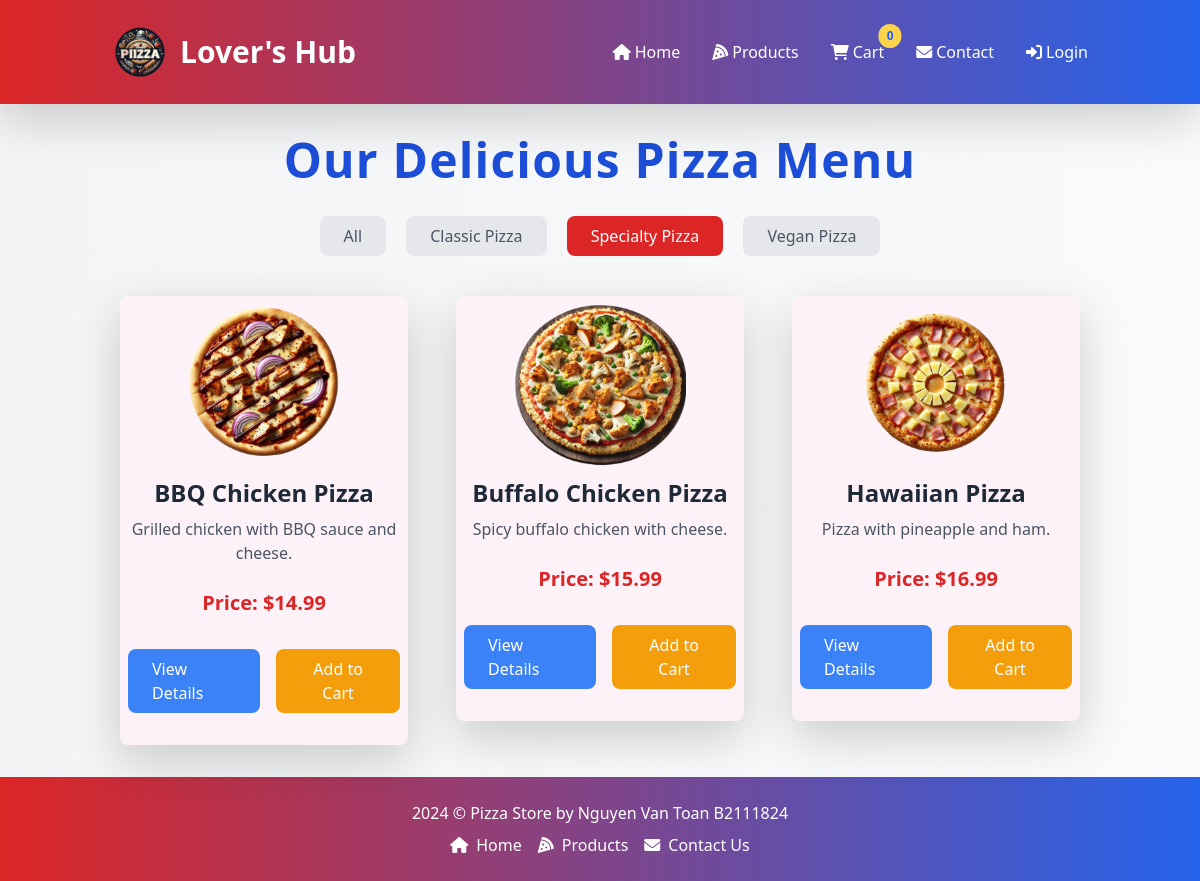
/index.php?page=products&category_id=2, run on the app's committed database.
### tables this page shows
CREATE TABLE `categories` (
  `id` int(11) NOT NULL,
  `name` varchar(100) NOT NULL,
  `created_at` timestamp NOT NULL DEFAULT current_timestamp()
);

CREATE TABLE `products` (
  `id` int(11) NOT NULL,
  `name` varchar(100) NOT NULL,
  `description` text DEFAULT NULL,
  `price` decimal(10,2) NOT NULL,
  `image` varchar(255) DEFAULT NULL,
  `category_id` int(11) DEFAULT NULL,
  `created_at` timestamp NOT NULL DEFAULT current_timestamp(),
  `discount` decimal(10,2) DEFAULT NULL,
  `discount_end_time` timestamp NULL DEFAULT NULL
);

### controllers/productController.php (called while the page is built, shortened)
<?php
require_once '../models/Product.php';
class ProductController
{
  private $productModel;
  public function __construct($conn)
  {
    $this->productModel = new Product($conn);
  }
  public function listProducts($category_id = null)
  {
    if ($category_id) {
      return $this->productModel->getProductsByCategory($category_id);
    } else {
      return $this->productModel->getAllProducts();
    }
  }
  public function getCategories()
  {
    return $this->productModel->getCategories();
  }
}

### models/Product.php (called while the page is built, shortened)
<?php
class Product
{
    private $conn;
    private $table = 'products';
    public function __construct($db)
    {
        $this->conn = $db;
    }
    public function getCategories()
    {
        $query = "SELECT * FROM categories";
        $stmt = $this->conn->prepare($query);
        $stmt->execute();
        return $stmt->fetchAll(PDO::FETCH_ASSOC);
    }
    public function getProductsByCategory($category_id)
    {
        $query = "SELECT * FROM " . $this->table . " WHERE category_id = :category_id";
        $stmt = $this->conn->prepare($query);
        $stmt->bindParam(':category_id', $category_id, PDO::PARAM_INT);
        $stmt->execute();
        return $stmt->fetchAll(PDO::FETCH_ASSOC);
    }
}

### pages/products.php (the view, shortened to what this page needs)
<?php
$productController = new ProductController($conn);
$categories = $productController->getCategories();
$category_id = isset($_GET['category_id']) && is_numeric($_GET['category_id']) ? intval($_GET['category_id']) : null;
$products = $productController->listProducts($category_id);
?>
<h1 class="text-center mt-8 text-5xl font-extrabold text-blue-700 tracking-wide">Our Delicious Pizza Menu</h1><br />
<div class="text-center mb-6">
    <a href="/index.php?page=products" class="inline-block px-4 py-2 rounded-lg <?= !$category_id ? 'bg-red-600 text-white' : 'bg-gray-200 text-gray-600' ?> m-2 hover:bg-red-700 transition duration-300">All</a>
    <?php foreach ($categories as $category): ?>
        <a href="/index.php?page=products&category_id=<?= $category['id'] ?>"
            class="inline-block px-4 py-2 rounded-lg <?= ($category_id == $category['id']) ? 'bg-red-600 text-white' : 'bg-gray-200 text-gray-600' ?> m-2 hover:bg-red-700 transition duration-300">
            <?= htmlspecialchars($category['name']) ?>
        </a>
    <?php endforeach; ?>
</div>
<div class="container mx-auto px-4 mb-4">
    <div class="grid grid-cols-1 sm:grid-cols-2 lg:grid-cols-3 gap-8">
        <?php if (!empty($products)): ?>
            <?php foreach ($products as $product): ?>
                <div class="p-2">
                    <div class="bg-pink-50 rounded-lg shadow-lg transition-transform transform hover:scale-105">
                        <div class="flex justify-center">
                            <img src="/images/<?= htmlspecialchars($product['image']) ?>"
                                class="w-3/5 h-auto mx-auto object-cover rounded-lg transition duration-500 ease-in-out transform hover:rotate-12 hover:scale-110"
                                alt="<?= htmlspecialchars($product['name'] . ' image') ?>">
                        </div>
                        <div class="p-2">
                            <h5 class="card-title text-2xl font-bold text-gray-800 text-center mb-2"><?= htmlspecialchars($product['name']) ?></h5>
                            <p class="card-text text-l text-gray-600 text-center"><?= htmlspecialchars($product['description']) ?></p>
                            <div class="text-center">
                                <?php
                                $currentDateTime = new DateTime();
                                $discountEndTime = new DateTime($product['discount_end_time']);
                                if ($product['discount'] > 0 && $discountEndTime >= $currentDateTime): ?>
                                    <p class="text-l font-semibold text-gray-500 line-through mt-2">
                                        Original Price: $<?= htmlspecialchars($product['price']); ?>
                                    </p>
                                    <p class="text-xl font-semibold text-red-600">
                                        Discounted Price: $<?= htmlspecialchars($product['discount']); ?>
                                    </p>
                                <?php else: ?>
                                    <h3 class="text-xl font-semibold text-red-600 mt-6 mb-8">
                                        Price: $<?= htmlspecialchars($product['price']); ?>
                                    </h3>
                                <?php endif; ?>
                            </div>
                            <div class="mt-4 mb-4 flex justify-center space-x-4">
                                <a href="/index.php?page=product-detail&id=<?= htmlspecialchars($product['id']); ?>"
                                    class="px-4 py-2 bg-blue-500 text-white rounded-lg hover:bg-blue-700 transition duration-300">View Details</a>
                                <form method="POST" action="/index.php?page=cart&action=add" class="add-to-cart-form" style="display:inline;">
                                    <button type="button" class="add-to-cart-button px-4 py-2 bg-yellow-500 text-white rounded-lg hover:bg-yellow-600 transition duration-300">Add to Cart</button>
                                </form>
                            </div>
                        </div>
                    </div>
                </div>
            <?php endforeach; ?>
        <?php else: ?>
            <p class="text-center text-xl text-gray-700 mt-4">No products found.</p>
        <?php endif; ?>
    </div>
</div>

### includes/header.php (style rules this page uses)
body { background: linear-gradient(to bottom right, rgba(255, 248, 235, 0.9), rgba(255, 210, 160, 0.6)); background-size: cover; font-family: 'Poppins', sans-serif; }

### data on the page
categories: name "Classic Pizza"
categories: name "Specialty Pizza"
categories: name "Vegan Pizza"
products: image (picture), name "BBQ Chicken Pizza", description "Grilled chicken with BBQ sauce and cheese.", price "14.99"
products: image (picture), name "Buffalo Chicken Pizza", description "Spicy buffalo chicken with cheese.", price "15.99"
products: image (picture), name "Hawaiian Pizza", description "Pizza with pineapple and ham.", price "16.99"

### other printed values
$data['label'] "Home"
$data['label'] "Products"
$data['label'] "Cart"
$data['label'] "Contact"
$data['label'] "Contact Us"
